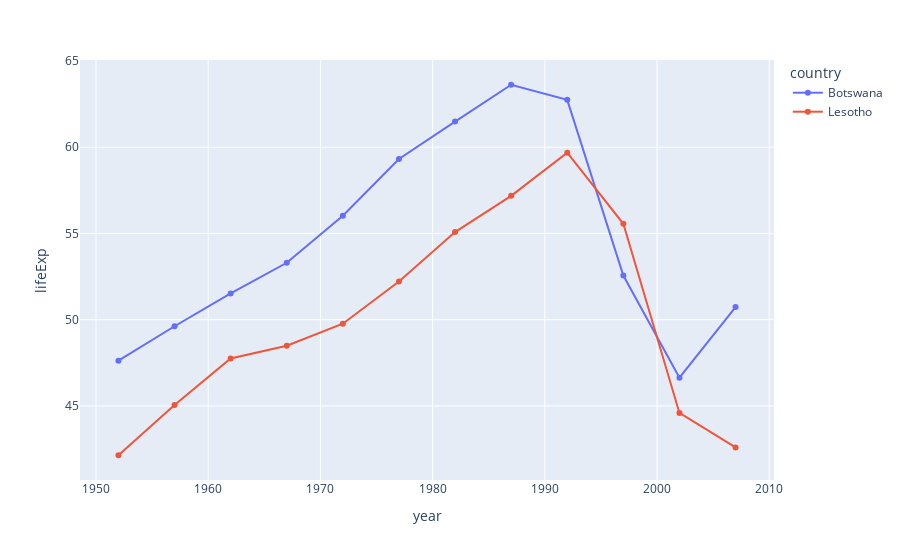

The notebook cell this image was saved under:
### Code cell
fig = px.line(df, x="year", y="lifeExp",
              color="country",
              markers=True,
              )

fig.show()

### Figure 1 — Plotly figure (JSON) as saved in the notebook; plotly's stock layout.template omitted (floating-point values rounded to 4 significant figures)
{"data": [{"hovertemplate": "country=Botswana<br>year=%{x}<br>lifeExp=%{y}<extra></extra>", "legendgroup": "Botswana", "line": {"color": "#636efa", "dash": "solid"}, "marker": {"symbol": "circle"}, "mode": "lines+markers", "name": "Botswana", "orientation": "v", "showlegend": true, "type": "scatter", "x": [1952, 1957, 1962, 1967, 1972, 1977, 1982, 1987, 1992, 1997, 2002, 2007], "xaxis": "x", "y": [47.62, 49.62, 51.52, 53.3, 56.02, 59.32, 61.48, 63.62, 62.74, 52.56, 46.63, 50.73], "yaxis": "y"}, {"hovertemplate": "country=Lesotho<br>year=%{x}<br>lifeExp=%{y}<extra></extra>", "legendgroup": "Lesotho", "line": {"color": "#EF553B", "dash": "solid"}, "marker": {"symbol": "circle"}, "mode": "lines+markers", "name": "Lesotho", "orientation": "v", "showlegend": true, "type": "scatter", "x": [1952, 1957, 1962, 1967, 1972, 1977, 1982, 1987, 1992, 1997, 2002, 2007], "xaxis": "x", "y": [42.14, 45.05, 47.75, 48.49, 49.77, 52.21, 55.08, 57.18, 59.69, 55.56, 44.59, 42.59], "yaxis": "y"}], "layout": {"legend": {"title": {"text": "country"}, "tracegroupgap": 0}, "margin": {"t": 60}, "xaxis": {"anchor": "y", "domain": [0, 1], "title": {"text": "year"}}, "yaxis": {"anchor": "x", "domain": [0, 1], "title": {"text": "lifeExp"}}}}
